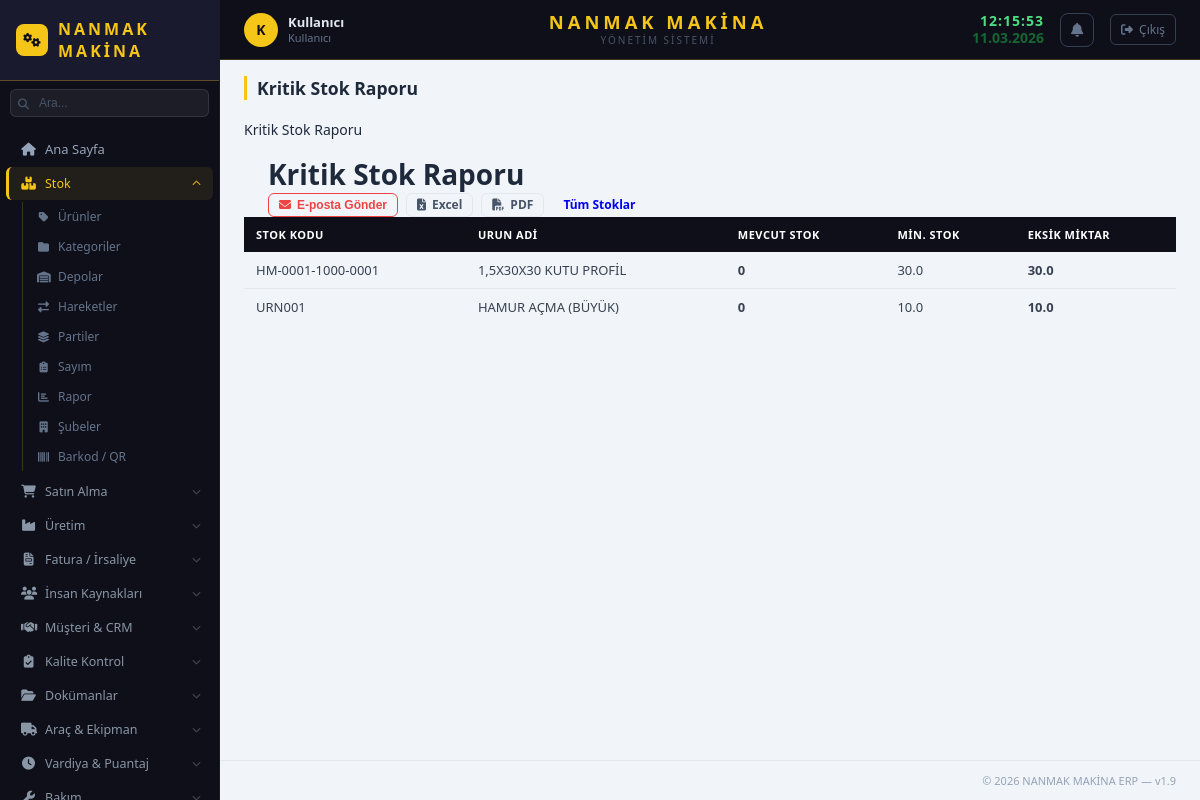
/stok/rapor/kritik-stok (signed in), run on the app's committed database.
### app/stok/models/sistem_ayar.py (models this page shows, shortened)
class SistemAyar(db.Model):
    __tablename__ = 'sistem_ayar'
    id = db.Column(db.Integer, primary_key=True, autoincrement=True)
    anahtar = db.Column(db.String(100), unique=True, nullable=False)
    deger = db.Column(db.Text)
    aciklama = db.Column(db.String(200))
    guncelleme = db.Column(db.String(30), default=lambda: datetime.now().strftime('%d.%m.%Y %H:%M'))
    @staticmethod
    def get(anahtar, varsayilan=''):
        ayar = SistemAyar.query.filter_by(anahtar=anahtar).first()
        return ayar.deger if ayar else varsayilan

### app/stok/models/urun.py (models this page shows, shortened)
class Urun(db.Model):
    __tablename__ = 'urun'
    id = db.Column(db.Integer, primary_key=True, autoincrement=True)
    stok_kodu = db.Column(db.String(50), unique=True, nullable=False)
    barkod = db.Column(db.String(50))
    urun_adi = db.Column(db.String(200), nullable=False)
    birim = db.Column(db.String(20), nullable=False)
    kategori_id = db.Column(db.Integer, db.ForeignKey('kategori.id'))
    min_stok = db.Column(db.Float, default=0)
    max_stok = db.Column(db.Float, default=0)
    parti_takibi = db.Column(db.Integer, default=0)
    aktif = db.Column(db.Integer, default=1)
    alis_fiyati = db.Column(db.Float, default=0)
    satis_fiyati = db.Column(db.Float, default=0)
    kdv_orani = db.Column(db.Float, default=18)
    tedarikci_id = db.Column(db.Integer, db.ForeignKey('tedarikci.id'), nullable=True)
    olusturma_tarihi = db.Column(db.String(20), default=lambda: datetime.now().strftime('%d.%m.%Y'))
    kategori = db.relationship('Kategori', backref='urunler')
    tedarikci = db.relationship('Tedarikci', backref='urunler', foreign_keys=[tedarikci_id])

### app/stok/routes/rapor_routes.py (the view)
@rapor_bp.route('/rapor/kritik-stok')
def kritik_stok_raporu():
    urunler = Urun.query.filter_by(aktif=1).all()
    kritik_urunler = []
    for urun in urunler:
        giris_toplam = db.session.query(func.sum(StokHareket.miktar)).filter(
            StokHareket.urun_id == urun.id,
            StokHareket.hareket_tipi == 'giris'
        ).scalar() or 0
        cikis_toplam = db.session.query(func.sum(StokHareket.miktar)).filter(
            StokHareket.urun_id == urun.id,
            StokHareket.hareket_tipi == 'cikis'
        ).scalar() or 0
        mevcut_stok = giris_toplam - cikis_toplam
        if urun.min_stok > 0 and mevcut_stok <= urun.min_stok:
            kritik_urunler.append({
                'urun': urun,
                'mevcut': mevcut_stok,
                'min_stok': urun.min_stok,
                'eksik': urun.min_stok - mevcut_stok
            })
    return render_template('stok/kritik_stok_raporu.html', kritik_urunler=kritik_urunler)

### app/__init__.py (called while the page is built)
def login_gerekli_mi(endpoint, path):
    for acik in ACIK_URLLAR:
        if path.startswith(acik):
            return False
    return True

### app/kullanici/models/kullanici.py (called while the page is built)
    def birincil_rol(self):
        if self.roller:
            return self.roller[0].rol
        return None

    def admin_mi(self):
        for kr in self.roller:
            if kr.rol and kr.rol.rol_adi == 'admin':
                return True
        return False

### app/stok/templates/stok/kritik_stok_raporu.html (shortened to what this page needs)
{% extends "base.html" %}
{% block content %}
{% block page_title %}Kritik Stok Raporu{% endblock %}
<div class="page-header">
    <h1>Kritik Stok Raporu</h1>
    <div style="display:flex;gap:8px;">
        <button class="btn btn-ghost btn-sm" onclick="kritikStokMailGonder(this)"
                style="border-color:var(--color-red);color:var(--color-red);">
            <i class="fas fa-envelope"></i> E-posta Gönder
        </button>
        <a href="{{ url_for('export.excel_stok') }}" class="btn btn-ghost btn-sm">
            <i class="fas fa-file-excel"></i> Excel
        </a>
        <a href="{{ url_for('export.pdf_stok') }}" class="btn btn-ghost btn-sm">
            <i class="fas fa-file-pdf"></i> PDF
        </a>
        <a href="{{ url_for('rapor.mevcut_stok_raporu') }}" class="btn btn-secondary btn-sm">Tüm Stoklar</a>
    </div>
</div>
{% if kritik_urunler %}
<table class="data-table">
    <thead>
        <tr>
            <th>Stok Kodu</th>
            <th>Urun Adi</th>
            <th>Mevcut Stok</th>
            <th>Min. Stok</th>
            <th>Eksik Miktar</th>
        </tr>
    </thead>
    <tbody>
        {% for satir in kritik_urunler %}
        <tr class="kritik-stok">
            <td>{{ satir.urun.stok_kodu }}</td>
            <td>{{ satir.urun.urun_adi }}</td>
            <td class="hareket-cikis"><strong>{{ satir.mevcut }}</strong></td>
            <td>{{ satir.min_stok }}</td>
            <td class="hareket-cikis"><strong>{{ satir.eksik }}</strong></td>
        </tr>
        {% endfor %}
    </tbody>
</table>
{% else %}
<div class="alert alert-success">
    Kritik stokta ürün bulunmuyor. Tüm ürünler yeterli seviyede.
</div>
{% endif %}
{% endblock %}

### app/stok/templates/base.html (shortened to what this page needs)
<!DOCTYPE html>
<html lang="tr">
<head>
    <link rel="stylesheet" href="{{ url_for('static', filename='css/main.css') }}">
    <link rel="stylesheet" href="https://cdnjs.cloudflare.com/ajax/libs/font-awesome/6.4.0/css/all.min.css">
</head>
<body>
<aside class="sidebar">
    <div class="sidebar-logo">
        {% if firma_logo %}
        <img src="{{ url_for('static', filename='img/' + firma_logo) }}"
             alt="{{ firma_adi }}" style="height:36px;max-width:140px;object-fit:contain;">
        {% else %}
        <span class="sidebar-logo-icon"><i class="fas fa-cogs"></i></span>
        <span class="sidebar-logo-text">{{ firma_adi }}</span>
        {% endif %}
    </div>
    <div class="sidebar-arama">
        <i class="fas fa-search sidebar-arama-ikon"></i>
        <input type="text" id="global-arama" placeholder="Ara..." autocomplete="off">
    </div>
    <nav class="sidebar-nav">
        <a href="/" class="nav-item {% if request.path == '/' %}active{% endif %}">
            <i class="fas fa-home"></i><span>Ana Sayfa</span>
        </a>
        <div class="nav-group">
            <div class="nav-group-title" id="btn-stok-menu">
                <i class="fas fa-boxes ng-icon"></i>
                <span class="ng-label">Stok</span>
                <i class="fas fa-chevron-down ng-arrow"></i>
            </div>
            <div id="stok-menu" class="nav-submenu">
                <a href="{{ url_for('stok.urun_liste') }}"><i class="fas fa-tag"></i> Ürünler</a>
                <a href="{{ url_for('kategori.kategori_liste') }}"><i class="fas fa-folder"></i> Kategoriler</a>
                <a href="{{ url_for('depo.depo_liste') }}"><i class="fas fa-warehouse"></i> Depolar</a>
                <a href="{{ url_for('hareket.hareket_liste') }}"><i class="fas fa-exchange-alt"></i> Hareketler</a>
                <a href="{{ url_for('parti.parti_liste') }}"><i class="fas fa-layer-group"></i> Partiler</a>
                <a href="{{ url_for('sayim.sayim_liste') }}"><i class="fas fa-clipboard-list"></i> Sayım</a>
                <a href="{{ url_for('rapor.mevcut_stok_raporu') }}"><i class="fas fa-chart-bar"></i> Rapor</a>
                <a href="{{ url_for('sube.sube_liste') }}"><i class="fas fa-building"></i> Şubeler</a>
                <a href="{{ url_for('barkod.barkod_panel') }}"><i class="fas fa-barcode"></i> Barkod / QR</a>
            </div>
        </div>
        <div class="nav-group">
            <div class="nav-group-title" id="btn-satin-menu">
                <i class="fas fa-shopping-cart ng-icon"></i>
                <span class="ng-label">Satın Alma</span>
                <i class="fas fa-chevron-down ng-arrow"></i>
            </div>
        </div>
        <div class="nav-group">
            <div class="nav-group-title" id="btn-uretim-menu">
                <i class="fas fa-industry ng-icon"></i>
                <span class="ng-label">Üretim</span>
                <i class="fas fa-chevron-down ng-arrow"></i>
            </div>
        </div>
        <div class="nav-group">
            <div class="nav-group-title" id="btn-fatura-menu">
                <i class="fas fa-file-invoice ng-icon"></i>
                <span class="ng-label">Fatura / İrsaliye</span>
                <i class="fas fa-chevron-down ng-arrow"></i>
            </div>
        </div>
        {% if session.get('admin') or yetki.get('ik') %}
        <div class="nav-group">
            <div class="nav-group-title" id="btn-ik-menu">
                <i class="fas fa-users ng-icon"></i>
                <span class="ng-label">İnsan Kaynakları</span>
                <i class="fas fa-chevron-down ng-arrow"></i>
            </div>
        </div>
        {% endif %}
        {% if aktif_moduller.get('crm') %}
        <div class="nav-group">
            <div class="nav-group-title" id="btn-crm-menu">
                <i class="fas fa-handshake ng-icon"></i>
                <span class="ng-label">Müşteri & CRM</span>
                <i class="fas fa-chevron-down ng-arrow"></i>
            </div>
        </div>
        {% endif %}
        {% if aktif_moduller.get('kalite') %}
        <div class="nav-group">
            <div class="nav-group-title" id="btn-kalite-menu">
                <i class="fas fa-clipboard-check ng-icon"></i>
                <span class="ng-label">Kalite Kontrol</span>
                <i class="fas fa-chevron-down ng-arrow"></i>
            </div>
        </div>
        {% endif %}
        {% if aktif_moduller.get('dokuman') %}
        <div class="nav-group">
            <div class="nav-group-title" id="btn-dokuman-menu">
                <i class="fas fa-folder-open ng-icon"></i>
                <span class="ng-label">Dokümanlar</span>
                <i class="fas fa-chevron-down ng-arrow"></i>
            </div>
        </div>
        {% endif %}
        {% if aktif_moduller.get('arac') %}
        <div class="nav-group">
            <div class="nav-group-title" id="btn-arac-menu">
                <i class="fas fa-truck ng-icon"></i>
                <span class="ng-label">Araç & Ekipman</span>
                <i class="fas fa-chevron-down ng-arrow"></i>
            </div>
        </div>
        {% endif %}
        {% if aktif_moduller.get('vardiya') %}
        <div class="nav-group">
            <div class="nav-group-title" id="btn-vardiya-menu">
                <i class="fas fa-clock ng-icon"></i>
                <span class="ng-label">Vardiya & Puantaj</span>
                <i class="fas fa-chevron-down ng-arrow"></i>
            </div>
        </div>
        {% endif %}
        {% if aktif_moduller.get('bakim') %}
        <div class="nav-group">
            <div class="nav-group-title" id="btn-bakim-menu">
                <i class="fas fa-wrench ng-icon"></i>
                <span class="ng-label">Bakım</span>
                <i class="fas fa-chevron-down ng-arrow"></i>
            </div>
        </div>
        {% endif %}
    </nav>
</aside>
<div class="main-wrapper">
    <header class="top-header">
        <div class="header-left">
            <a href="{{ url_for('kullanici.profil') }}" class="header-user" title="Profilim" style="text-decoration:none;">
                <div class="header-user-avatar">{{ session.get('tam_ad', 'K')[:1] | upper }}</div>
                <div class="header-user-info">
                    <span class="header-user-name">{{ session.get('tam_ad', 'Kullanıcı') }}</span>
                    <span class="header-user-role">{% if session.get('admin') %}Admin{% else %}Kullanıcı{% endif %}</span>
                </div>
            </a>
        </div>
        <div class="header-center">
            <div class="header-firma">{{ firma_adi }}</div>
            <div class="header-firma-alt">{{ firma_alt_baslik }}</div>
        </div>
        <div class="header-right">
            <div class="header-datetime">
                <span class="header-saat" id="header-saat">--:--:--</span>
                <span class="header-tarih" id="header-tarih">--.--.----</span>
            </div>
            <div class="bildirim-wrapper" id="bildirim-wrapper">
                <button class="bildirim-btn" onclick="toggleBildirimler()" title="Bildirimler">
                    <i class="fas fa-bell"></i>
                </button>
            </div>
            <a href="{{ url_for('kullanici.cikis') }}" class="header-cikis" title="Çıkış Yap">
                <i class="fas fa-sign-out-alt"></i>
                <span>Çıkış</span>
            </a>
        </div>
    </header>
    <div class="page-header">
        <h2 class="page-title">{% block page_title %}{% endblock %}</h2>
    </div>
    <main class="main-content">
        {% block content %}{% endblock %}
    </main>
    <footer class="footer">
        <span>© 2026 {{ firma_adi }} ERP — v1.9</span>
    </footer>
</div>
</body>
</html>

### app/stok/templates/base.html (style rules this page uses)
.bildirim-wrapper { position: relative; }
.bildirim-btn { background: none; border: 1px solid #334155; color: #64748b; width: 34px; height: 34px; border-radius: 8px; cursor: pointer; display: flex; align-items: center; justify-content: center; font-size: 14px; transition: all 0.15s; position: relative; }
.sidebar-arama { padding: 8px 10px; position: relative; }
.sidebar-arama input { width: 100%; background: rgba(255,255,255,0.06); border: 1px solid rgba(255,255,255,0.1); border-radius: 6px; padding: 6px 8px 6px 28px; color: #94a3b8; font-size: 12px; outline: none; transition: all 0.15s; }
.sidebar-arama input::placeholder { color: #475569; }
.sidebar-arama-ikon { position: absolute; left: 18px; top: 50%; transform: translateY(-50%); color: #475569; font-size: 11px; pointer-events: none; }

### data on the page
SistemAyar: deger "NANMAK MAKİNA"
SistemAyar: deger "YÖNETIM SISTEMI"
Urun: urun.stok_kodu "HM-0001-1000-0001", urun.urun_adi "1,5X30X30 KUTU PROFİL", mevcut "0", min_stok "30.0", eksik "30.0"
Urun: urun.stok_kodu "URN001", urun.urun_adi "HAMUR AÇMA (BÜYÜK)", mevcut "0", min_stok "10.0", eksik "10.0"

### other printed values
{{ session.get('tam_ad', 'K')[:1] | upper }} "K"
{{ session.get('tam_ad', 'Kullanıcı') }} "Kullanıcı"
